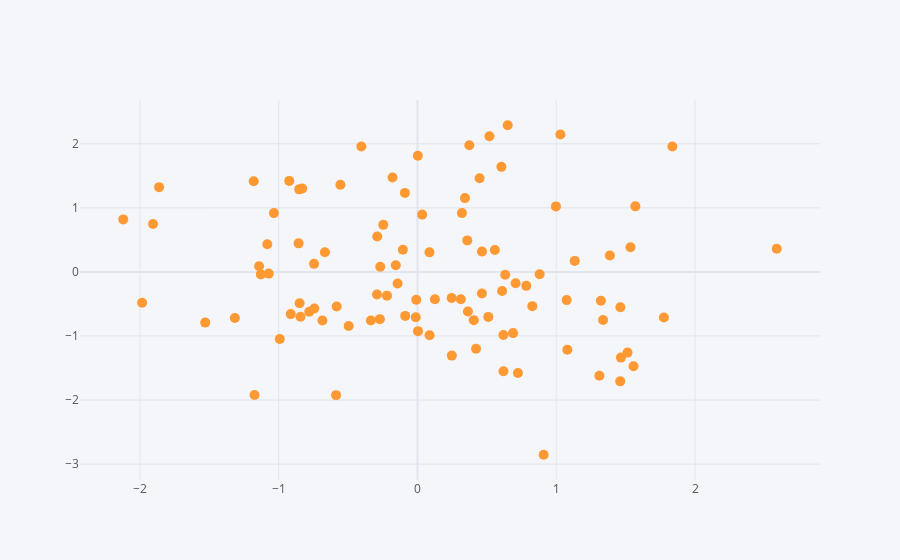

Notebook cell for this chart:
### Code cell
df1.iplot(kind='scatter',x='A',y='B',mode='markers',size=10)
